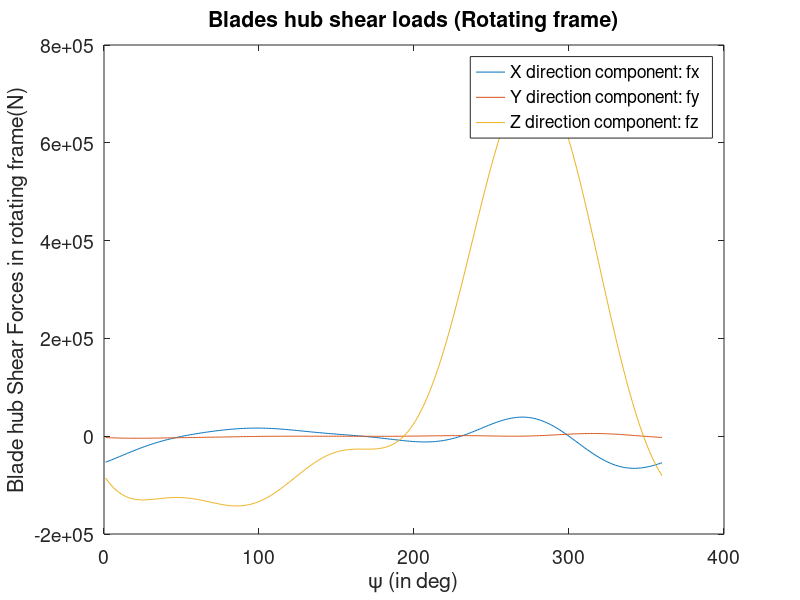
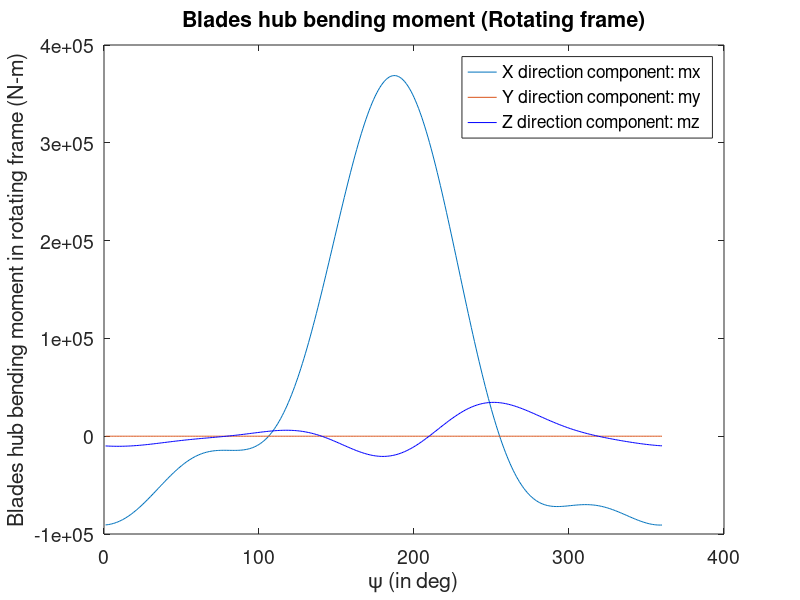
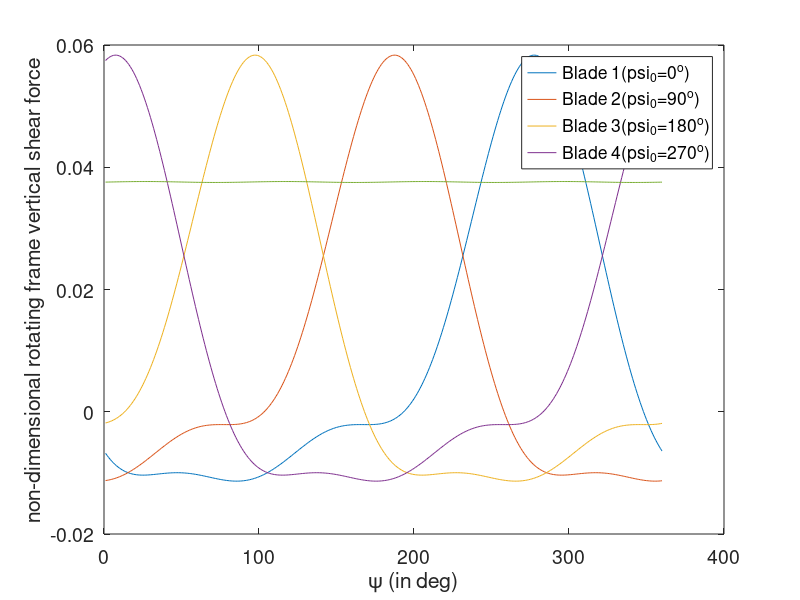
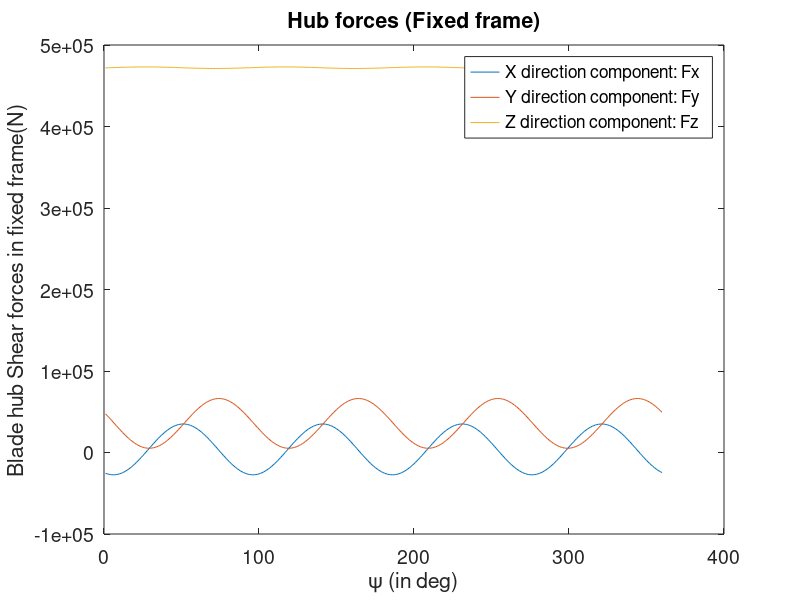

MATLAB code to generate these figures, in order:
%%Coupled trim solution for the helicopter
clc
clear all
close all
rho = 1.225;        %kg/m3 Density of air
Nb = 4;             %Number of blades
R = 8.18;           %m  Blade radius
c = 0.46;           %m  Blade chord
Cdo = 0.01;         %Profile Drag coefficient
Cl_a = 5.73;        %Lift curve slope
omega = 27 ;        % rad/sec  Rotor angular speed
gamma_b = 1.04;     %per rev  Blade flap frequency
gamma = 8.0;        %Lock number,
W = 70000 ;         %N  Weight of the aircraft
theta_tw = 0*pi/180;%Blade twist rate,
g = 9.81;
e = 0;              %non dimnesional root cutout
Cd = Cdo;           % assumption
A = pi*R^2;

%input values
mu = 0.2857; lambda = 0.02284;
theta_0 = 8.2*pi/180; theta_1c = 3.3*pi/180; theta_1s = -11.2*pi/180;
alpha_s = -4.1*pi/180;  phi_s= -3.84*pi/180;
%%
step = 1;
psir = (0:step:360)*pi/180;
dpsi = psir(2) - psir(1);
psiall = [psir; psir+(pi/2); psir+(pi); psir+(3*pi/2)];

%% Harmonic balance
beta_0 = (gamma/(gamma_b^2))*((theta_0*(1+(mu^2))/8) + (theta_tw*(1 + (5*(mu^2)/6))/10) + (mu*theta_1s/6) - (lambda/6));
consta = (gamma_b^2) - 1;
constb = gamma*((theta_1c*(1+(0.5*(mu^2)))/8) - (mu*beta_0/6));
constc = gamma*((1+(0.5*(mu^2)))/8);
constd = gamma*((theta_1s*(1-(0.5*(mu^2)))/8) + (mu*theta_0/3) - (mu*lambda/4) + ((mu^2)*theta_1s/4) + (mu*theta_tw/4));
conste = -(1/8)*(gamma)*(1-(0.5*(mu^2)));
matA = [consta, constc; conste, consta];
matB = [constb; constd];
[beta_const]  = inv(matA)*matB;
beta_1c = beta_const(1);
beta_1s = beta_const(2);
num=1;
for psi = (0:step:360)*pi/180
    
    beta(num) = beta_0 + beta_1c*cos(psi) + beta_1s*sin(psi);
    beta_d(num) = (-beta_1c*sin(psi) + beta_1s*cos(psi));
    beta_dd(num) = 0;
    
    num = num+1;
    
end



Ct = W/(rho*A*(omega*R)^2);
lambda_0 = sqrt(Ct/2);
lambda = sqrt(Ct/2);
error =1;

while error>0.01
    
    lambda = (mu*tan(alpha_s)) + (Ct/(2*sqrt(mu^2 + lambda_0^2)));
    error = lambda-lambda_0;
    lambda_0 = lambda;
    
    
end
%% Guassian Quadrature and NewMarks Method to solve flap eqn
x(1)=-0.932469514; x(6)=-x(1);
x(2)=-0.661209386; x(5)=-x(2);
x(3)=-0.0238619186; x(4)=-x(3);
w(1)=0.171324492; w(6)=w(1);
w(2)=0.360761573; w(5)=w(2);
w(3)=0.467913935; w(4)=w(3);
a = linspace(0.15,1,11);
[r, c] = size(psiall);
fx = zeros(r,c-1);
fy = zeros(r,c-1);
fz = zeros(r,c-1);

mx = zeros(r,c-1);
my = zeros(r,c-1);
mz = zeros(r,c-1);

Fx_nrot = zeros(r,c-1);
Fy_nrot = zeros(r,c-1);
Fz_nrot = zeros(r,c-1);

Mx_nrot = zeros(r,c-1);
My_nrot = zeros(r,c-1);
Mz_nrot = zeros(r,c-1);



for all=1:1
    psi = psiall(all,:);
    
    
    for num = 1:length(psi)-1
        
        for i=1:10
            
            for j=1:6
                
                t(j) = ( (a(i+1)-a(i))*x(j)/2 ) + ( (a(i)+a(i+1))/2 );
                
                ut(j) = t(j) + mu*sin(psi(num));
                up(j) = lambda*cos(beta(num)) + t(j)*beta_d(num) + mu*cos(psi(num))*sin(beta(num))*omega*R;
                
                theta(num) = theta_0 + theta_1c*cos(psi(num)) + theta_1s*sin(psi(num)) + theta_tw*x(j);
                
                
                %for forces (dimensional)
                
                Ut(j) = omega*t(j) + mu*sin(psi(num))*omega*R;
                Up(j) = (lambda*cos(beta(num))*omega*R) + (t(j)*beta_d(num)) + (mu*cos(psi(num))*sin(beta(num))*omega*R);
                Ur(j) = mu*omega*R*cos(psi(num));
                
                
                dFz(j) = 0.5*rho*c*Cl_a*(((Ut(j)^2)*theta(num)) - (Up(j)*Ut(j)))*w(j)*((a(j+1)-a(j))/2);
                dFx(j) = 0.5*rho*c*Cl_a*((Up(j)*Ut(j)*theta(num)) - (Up(j)^2) + (Cd*(Ut(j)^2)/Cl_a))*w(j)*((a(j+1)-a(j))/2);
                dFr(j) = -0.5*beta(num)*Cl_a*rho*c*(((Ut(j)^2)*theta(num)) - (Up(j)*Ut(j)))*w(j)*((a(j+1)-a(j))/2);
                
                dFz_dr(j) = 0.5*rho*c*Cl_a*(((Ut(j)^2)*theta(num)) - (Up(j)*Ut(j)));
                dFx_dr(j) = 0.5*rho*c*Cl_a*((Up(j)*Ut(j)*theta(num)) - (Up(j)^2) + (Cd*(Ut(j)^2)/Cl_a));
                dFr_dr(j) = -0.5*beta(num)*Cl_a*rho*c*(((Ut(j)^2)*theta(num)) - (Up(j)*Ut(j)));
                
                % dimensinal blade shear force
                Sz_rot(j) = (dFz_dr(j))*w(j)*((a(j+1)-a(j))/2);
                Sx_rot(j) = dFx_dr(j)*w(j)*((a(j+1)-a(j))/2);
                Sr_rot(j) = ( - (beta(num)*dFr_dr(j)))*w(j)*((a(j+1)-a(j))/2);
                % dimensional blade moments
                mf_rot(j) = ((t(j)-e)*dFz_dr(j))*w(j)*((a(j+1)-a(j))/2);
                ml_rot(j) = ((t(j)-e)*dFx_dr(j))*w(j)*((a(j+1)-a(j))/2);
                mt_rot(j) = 0;             % assuming zero pitching moment
            end
            
            Sx_rot_sec(i) = sum(Sx_rot);
            Sy_rot_sec(i) = sum(Sr_rot);
            Sz_rot_sec(i) = sum(Sz_rot);    
            mf_rot_sec(i) = sum(mf_rot);
            mt_rot_sec(i) = sum(mt_rot);
            ml_rot_sec(i) = sum(ml_rot);        
        end  
        Sx(num) = sum(Sx_rot_sec);             %rotating frame blade load for different psi(num)
        Sy(num) = sum(Sy_rot_sec);
        Sz(num) = sum(Sz_rot_sec);
        fx(all,num) = Sx(num);             %rotating frame hub load
        fy(all,num) = Sy(num);
        fz(all,num) = Sz(num);
        mf(num) = sum(mf_rot_sec);     %rotating frame blade moment
        mt(num) = sum(mt_rot_sec);
        ml(num) = sum(ml_rot_sec);
        mx(all,num) = mf(num) + (e*Sz(num));            % dimensional hub moments rotating
        my(all,num) = mt(num);
        mz(all,num) = - ml(num) - (e*Sx(num));
        
    end
end
fx(2,1:270) = fx(1,91:360);
fx(2,271:360) = fx(1,1:90);
fx(3,1:180) = fx(1,181:360);
fx(3,181:360) = fx(1,1:180);
fx(4,1:90) = fx(1,271:360);
fx(4,91:360) = fx(1,1:270);

fy(2,1:270) = fy(1,91:360);
fy(2,271:360) = fy(1,1:90);
fy(3,1:180) = fy(1,181:360);
fy(3,181:360) = fy(1,1:180);
fy(4,1:90) = fy(1,271:360);
fy(4,91:360) = fy(1,1:270);

fz(2,1:270) = fz(1,91:360);
fz(2,271:360) = fz(1,1:90);
fz(3,1:180) = fz(1,181:360);
fz(3,181:360) = fz(1,1:180);
fz(4,1:90) = fz(1,271:360);
fz(4,91:360) = fz(1,1:270);

mx(2,1:270) = mx(1,91:360);
mx(2,271:360) = mx(1,1:90);
mx(3,1:180) = mx(1,181:360);
mx(3,181:360) = mx(1,1:180);
mx(4,1:90) = mx(1,271:360);
mx(4,91:360) = mx(1,1:270);

my(2,1:270) = my(1,91:360);
my(2,271:360) = my(1,1:90);
my(3,1:180) = my(1,181:360);
my(3,181:360) = my(1,1:180);
my(4,1:90) = my(1,271:360);
my(4,91:360) = my(1,1:270);

mz(2,1:270) = mz(1,91:360);
mz(2,271:360) = mz(1,1:90);
mz(3,1:180) = mz(1,181:360);
mz(3,181:360) = mz(1,1:180);
mz(4,1:90) = mz(1,271:360);
mz(4,91:360) = mz(1,1:270);

for all = 1:4
    for num = 1:length(psi)-1   
        % fixed hub loads and moments
        psi_m(all) =  psi(num) + ((all - 1)*2*pi/Nb);  
        Fx_nrot(all,num) = (fy(all,num)*cos(psi_m(all)) + fx(all,num)*sin(psi_m(all)));
        Fy_nrot(all,num) = (fy(all,num)*sin(psi_m(all)) - fx(all,num)*cos(psi_m(all)));
        Fz_nrot(all,num) = (fz(all,num));    
        Mx_nrot(all,num) = (mx(all,num)*sin(psi_m(all)) + my(all,num)*cos(psi_m(all)));
        My_nrot(all,num) = (-mx(all,num)*cos(psi_m(all)) + my(all,num)*sin(psi_m(all)));
        Mz_nrot(all,num) = (mz(all,num));    
    end
    
end
for num = 1:length(psi)-1
    
    % HUb load rotating frame
    ffx_hrot(num) = sum(fx(:,num));    
    ffy_hrot(num) = sum(fy(:,num));  
    ffz_hrot(num) = sum(fz(:,num));

    %Hub moment rotating frame
    mmx_hrot(num) = sum(mx(:,num));
    mmy_hrot(num) = sum(my(:,num));
    mmz_hrot(num) = sum(mz(:,num));
    Fx(num) = sum(Fx_nrot(:,num));          % fixed frame hub load
    Fy(num) = sum(Fy_nrot(:,num));
    Fz(num) = sum(Fz_nrot(:,num)); 
    Mx(num) = sum(Mx_nrot(:,num));          % fixed frame hub moment
    My(num) = sum(My_nrot(:,num));
    Mz(num) = sum(Mz_nrot(:,num));
    
end
psii = (1:step:360);
figure(1)
plot(psii,fx(1,:),psii,fy(1,:),psii,fz(1,:));
xlabel('\psi (in deg)')
ylabel('Blade hub Shear Forces in rotating frame(N)')
title('Blades hub shear loads (Rotating frame)')
legend('X direction component: fx', 'Y direction component: fy', 'Z direction component: fz');
set(gca,'FontSize',14);

figure(2)
plot(psii,mx(2,:),psii,my(2,:),psii,mz(2,:),'-b');
xlabel('\psi (in deg)')
ylabel('Blades hub bending moment in rotating frame (N-m)')
title('Blades hub bending moment (Rotating frame)')
legend('X direction component: mx', 'Y direction component: my', 'Z direction component: mz');
set(gca,'FontSize',14);

figure(3)
plot(psii,fz/(rho*pi*R^2*(omega*R)^2))
hold on
plot(psii,ffz_hrot/(rho*pi*R^2*(omega*R)^2))
xlabel('\psi (in deg)')
ylabel('non-dimensional rotating frame vertical shear force')
legend('Blade 1(psi_0=0^o)', 'Blade 2(psi_0=90^o)','Blade 3(psi_0=180^o)','Blade 4(psi_0=270^o)');
set(gca,'FontSize',14);

figure(4)
plot(psii,Fx,psii,Fy,psii,Fz);
xlabel('\psi (in deg)')
ylabel('Blade hub Shear forces in fixed frame(N)')
title('Hub forces (Fixed frame)')
legend('X direction component: Fx', 'Y direction component: Fy', 'Z direction component: Fz');
set(gca,'FontSize',14);

figure(5)
plot(psii,Mx,psii,My,psii,Mz)
xlabel('\psi (in deg)')
ylabel('Blade hub Moments in fixed frame(N-m)')
title('HUB Moments in fixed frame');
legend('X direction component: Mx', 'Y direction component: My', 'Z direction component: Mz');
set(gca,'FontSize',14);


